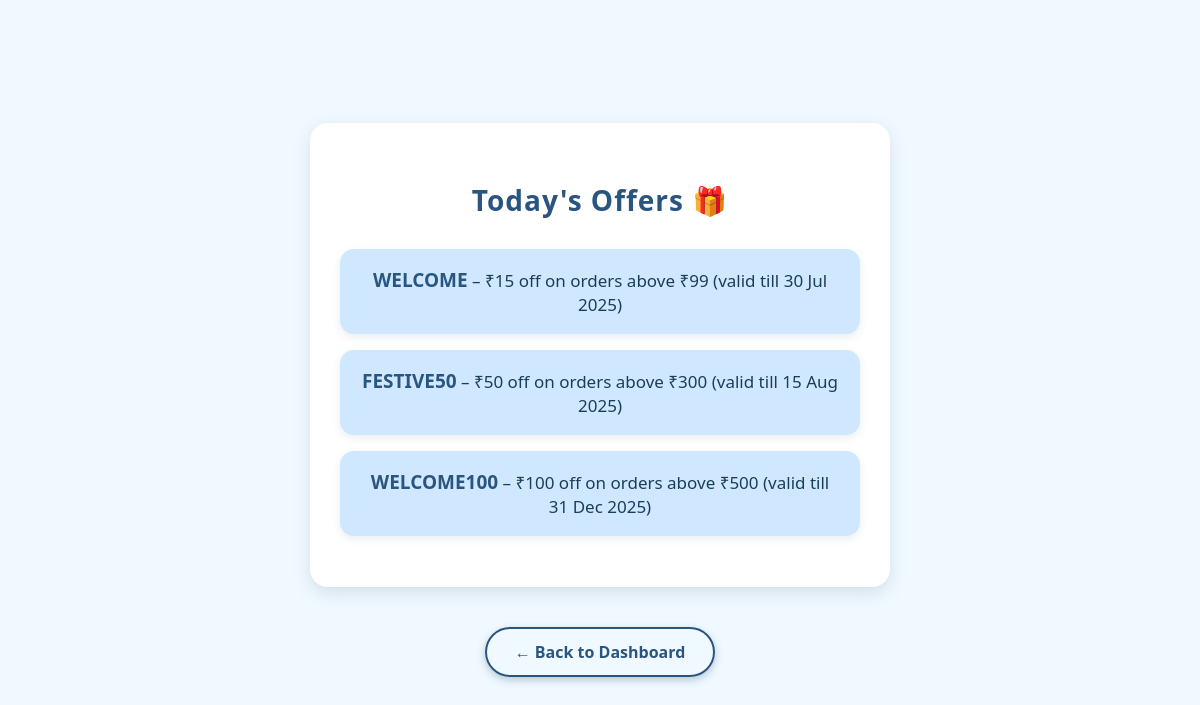
/offers.php, run on the app's committed database.
### tables this page shows
CREATE TABLE IF NOT EXISTS `promo_codes` (
  `id` int NOT NULL AUTO_INCREMENT,
  `promo_code` varchar(50) NOT NULL,
  `discount_amount` decimal(10,2) NOT NULL,
  `min_order_amount` decimal(10,2) NOT NULL,
  `expiry_date` date NOT NULL,
  `active` tinyint(1) DEFAULT '1',
  PRIMARY KEY (`id`)
);

### offers.php (the view, shortened to what this page needs)
<?php
$conn = new mysqli('localhost', 'root', '', 'ayura_hampers');
$result = $conn->query("SELECT promo_code, discount_amount, min_order_amount, expiry_date FROM promo_codes WHERE active = 1 ORDER BY expiry_date");
?>
<!DOCTYPE html>
<html lang="en">
<head>
</head>
<body>
  <div class="offers-box">
    <h2>Today's Offers 🎁</h2>
    <ul>
      <?php if ($result && $result->num_rows > 0): ?>
        <?php while($row = $result->fetch_assoc()): ?>
          <li>
            <strong><?= htmlspecialchars($row['promo_code']) ?></strong> –
            ₹<?= number_format($row['discount_amount']) ?> off on orders above
            ₹<?= number_format($row['min_order_amount']) ?>
            (valid till <?= date('d M Y', strtotime($row['expiry_date'])) ?>)
          </li>
        <?php endwhile; ?>
      <?php else: ?>
        <li class="no-offers">No active promo codes available at the moment.</li>
      <?php endif; ?>
    </ul>
  </div>
  <a href="dashboard.php" class="back-btn" aria-label="Back to Dashboard">← Back to Dashboard</a>
</body>
</html>

### offers.php (style rules this page uses)
body { font-family: 'Segoe UI', sans-serif; background: #f0f9ff; color: #1a3e59; margin: 0; padding: 40px 20px; display: flex; justify-content: center; align-items: center; min-height: 100vh; flex-direction: column; box-sizing: border-box; }
.offers-box { background: #ffffff; padding: 35px 30px; border-radius: 18px; box-shadow: 0 6px 18px rgba(42, 85, 127, 0.15); max-width: 520px; width: 100%; text-align: center; margin-bottom: 30px; }
h2 { color: #2a557f; font-size: 28px; margin-bottom: 30px; font-weight: 700; letter-spacing: 1px; }
ul { list-style-type: none; padding: 0; margin: 0; }
li { background: #d0e8ff; margin: 16px 0; padding: 18px 20px; border-radius: 14px; font-size: 17px; color: #1a3e59; box-shadow: 0 3px 8px rgba(42, 85, 127, 0.1); transition: background 0.3s ease, box-shadow 0.3s ease; }
strong { color: #2a557f; font-size: 19px; font-weight: 700; }
.back-btn { display: inline-block; padding: 12px 28px; font-size: 16px; font-weight: 600; text-align: center; text-decoration: none; border-radius: 30px; color: #2a557f; border: 2px solid #2a557f; box-shadow: 0 3px 8px rgba(42, 85, 127, 0.3); transition: background-color 0.3s ease, color 0.3s ease, box-shadow 0.3s ease; user-select: none; cursor: pointer; max-width: 200px; margin-top: 10px; }

### data on the page
promo_codes: promo_code "WELCOME", discount_amount "15", min_order_amount "99", expiry_date "30 Jul 2025"
promo_codes: promo_code "FESTIVE50", discount_amount "50", min_order_amount "300", expiry_date "15 Aug 2025"
promo_codes: promo_code "WELCOME100", discount_amount "100", min_order_amount "500", expiry_date "31 Dec 2025"
